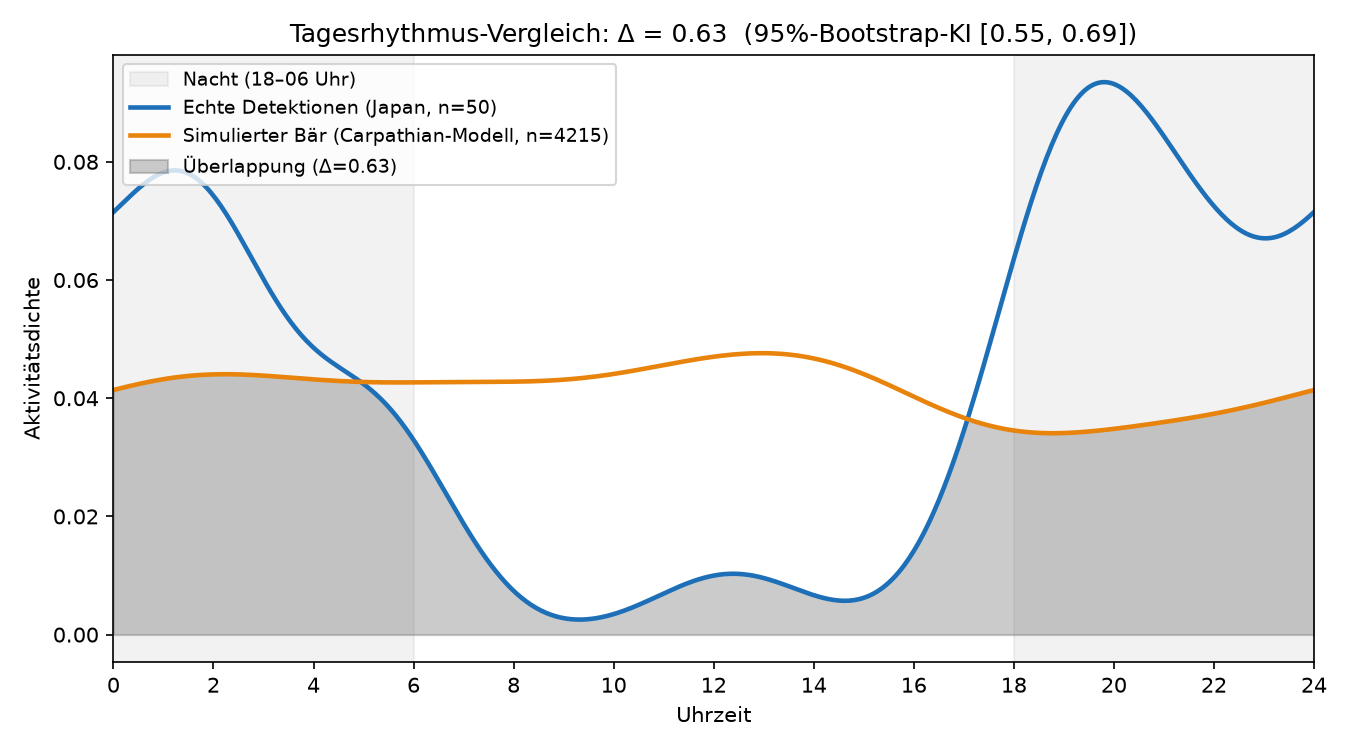

Write the Python code that produced this figure.
"""
activity_overlap.py
=====================
Vergleicht das TAGESRHYTHMUS-Muster echter japanischer Kamera-Ausloesungen
mit dem eines simulierten Baeren (Fabians Bewegungsmodell, uebertragen auf
die japanische Kamera-Landschaft) - als EINE Kennzahl: den Ueberlappungs-
koeffizienten Delta (0 = keine Uebereinstimmung, 1 = identisch).

Warum gepoolt statt pro Kamera: Ein Test der echten Daten
(check_japan_data.py) zeigte nur 36-52 Zeitstempel, verteilt auf 8-20
Kameras - zu duenn fuer eine Verteilung PRO Kamera. Gepoolt ueber alle
Kameras ist die Stichprobe groesser genug fuer eine (weiterhin vorsichtig
zu interpretierende) Kerndichteschaetzung.

Methodik (siehe Recherche-Ergebnis, Konzept A + B kombiniert):
  - Echte Detektionen: Uhrzeiten aus bears_images_unified, OHNE die
    Platzhalter-Geraete-IDs (199999, 999999 - vermutlich fehlgeschlagene
    ID-Erkennung beim E-Mail-Import).
  - Simulierte Detektionen: Viele Monte-Carlo-Laeufe (nicht nur einer wie
    in japan_comparison.py) - fuer jeden Lauf ein virtueller Baer ab einem
    zufaelligen Kamerastandort, zufaelligem Geschlecht/Alter/Saison (um
    ueber unbekannte Demografie zu mitteln), der sich nach Fabians Modell
    bewegt. Jedes Mal, wenn er einer Kamera nahe genug kommt (Radius
    DETECTION_RADIUS_M), zaehlt das als "virtuelle Ausloesung" mit der
    jeweiligen Uhrzeit.
  - Beide Uhrzeit-Verteilungen werden per Kreis-Dichteschaetzung (wrapped
    Gaussian KDE - 23 Uhr und 0 Uhr liegen damit korrekt nah beieinander,
    nicht an gegenueberliegenden Enden einer Linie) geglaettet und ueber
    den Ueberlappungskoeffizienten Delta = Integral(min(f1,f2)) verglichen -
    das Standardmass aus der Kamerafallen-Literatur (Ridout & Linkie 2009),
    hier vereinfacht ohne die R-spezifische 'overlap'-Paket-Implementierung
    (von-Mises-Kern) nachgebaut, aber nach demselben Prinzip.
  - Unsicherheit: Bootstrap (Ziehen mit Zurueglegen aus beiden Stichproben,
    Delta neu berechnen, 1000x) - liefert ein 95%-Konfidenzintervall statt
    einer einzelnen, unbegruendet praezise wirkenden Zahl.
"""

import os
import sys
from datetime import datetime, timedelta

import numpy as np

_HERE = os.path.dirname(os.path.abspath(__file__))
if _HERE not in sys.path:
    sys.path.insert(0, _HERE)

# Wiederverwendung der bereits gebauten und getesteten Bausteine aus
# japan_comparison.py (Kamera-Liste laden, Pfad simulieren, DB-Check) -
# keine Dopplung von Logik.
from japan_comparison import (  # noqa: E402
    load_japan_cameras, simulate_free_path,
    DatabaseConnection, BearSpeeds, SIM_DB_PATH,
    VALID_GENDERS, VALID_AGES, VALID_SEASONS,
)
from geopy.distance import geodesic  # noqa: E402
from wildlife_db_mariadb import WildlifeDatabase  # noqa: E402

import threading  # noqa: E402


def check_db_reachable_bounded(db: "WildlifeDatabase", timeout_sec: float = 6.0) -> bool:
    """
    Wie check_db_reachable() in japan_comparison.py, aber mit einer HARTEN
    Zeitgrenze ueber einen Hintergrund-Thread (funktioniert plattform-
    unabhaengig, auch unter Windows - anders als z.B. signal.alarm()).

    Grund: mysql.connector hat in WildlifeDatabase keinen expliziten
    connection_timeout gesetzt. Falls ein Netzwerk Pakete still verwirft
    statt die Verbindung aktiv abzulehnen, kann der Verbindungsversuch
    sonst sehr lange (ggf. mehrere Minuten) haengen bleiben, bevor ueberhaupt
    eine Fehlermeldung kommt - fuer ein interaktives Analyseskript inakzeptabel.
    """
    result = {"ok": False}

    def _try_connect():
        try:
            conn = db._get_connection()
            conn.close()
            result["ok"] = True
        except Exception:
            result["ok"] = False

    t = threading.Thread(target=_try_connect, daemon=True)
    t.start()
    t.join(timeout_sec)
    if t.is_alive():
        # Verbindungsversuch haengt noch nach Ablauf der Frist - als nicht
        # erreichbar werten. Der Thread ist ein Daemon und haengt hoechstens
        # im Hintergrund weiter, blockiert das Skript aber nicht mehr.
        return False
    return result["ok"]

# Geraete-IDs, die beim Datencheck als Platzhalter/Fehlwerte aufgefallen
# sind (kein Muster wie die echten 6-stelligen IDs) - siehe check_japan_data.py.
PLACEHOLDER_DEVICE_IDS = {"199999", "999999"}

DETECTION_RADIUS_M = 150  # Wahrnehmungsradius einer Kamera, wie bei japan_comparison.py


# =========================================================
# 1) Echte Detektionszeiten aus der Datenbank
# =========================================================
def get_real_detection_hours(db: "WildlifeDatabase", exclude_ids=PLACEHOLDER_DEVICE_IDS):
    """
    Liest alle Zeitstempel aus bears_images_unified (Dateisystem + E-Mail
    zusammen - vollstaendiger als nur image_metadata) und wandelt sie in
    Dezimalstunden um (z.B. 19:30 Uhr -> 19.5).

    Returns:
        (hours: list[float], n_excluded: int)
    """
    rows = db.execute_query(
        "SELECT device_id, timestamp FROM bears_images_unified WHERE timestamp IS NOT NULL"
    )
    hours = []
    n_excluded = 0
    for r in rows or []:
        device_id = str(r.get("device_id"))
        if device_id in exclude_ids:
            n_excluded += 1
            continue
        ts = r.get("timestamp")
        try:
            dt = ts if isinstance(ts, datetime) else datetime.fromisoformat(str(ts))
        except (ValueError, TypeError):
            continue
        hours.append(dt.hour + dt.minute / 60.0)
    return hours, n_excluded


# =========================================================
# 2) Monte-Carlo-Simulation: virtuelle Kamera-Ausloesungen
# =========================================================
def run_monte_carlo_virtual_detections(
    n_runs: int = 300,
    hours_per_run: int = 48,
    detection_radius_m: float = DETECTION_RADIUS_M,
    seed: int = 42,
    terrain_cache=None,
) -> list[float]:
    """
    Simuliert n_runs unabhaengige Baerenpfade (je hours_per_run Stunden lang)
    ab zufaelligen Kamerastandorten, mit zufaelligem Geschlecht/Alter/Saison
    (um ueber unbekannte Demografie der japanischen Population zu mitteln -
    wir wissen nicht, welches Tier welche Kamera ausgeloest hat). Jede
    Annaeherung <= detection_radius_m an IRGENDEINE Kamera zaehlt als
    virtuelle Ausloesung; deren Uhrzeit wird gesammelt.

    Der Startpunkt selbst (= eine Kamera per Definition) wird NICHT
    mitgezaehlt, sonst waere jeder Lauf trivial "sofort erkannt".
    """
    cameras = load_japan_cameras()
    if not cameras:
        raise RuntimeError("Keine Japan-Kamerastandorte gefunden (2024Bear/ReadMe.csv fehlt?).")

    dbcon = DatabaseConnection(SIM_DB_PATH)
    bear_speeds = BearSpeeds(dbcon)
    rng = np.random.default_rng(seed)

    virtual_hours: list[float] = []

    for _ in range(n_runs):
        start_cam = cameras[rng.integers(0, len(cameras))]
        gender = VALID_GENDERS[rng.integers(0, len(VALID_GENDERS))]
        age = VALID_AGES[rng.integers(0, len(VALID_AGES))]
        season = VALID_SEASONS[rng.integers(0, len(VALID_SEASONS))]
        start_hour = int(rng.integers(0, 24))  # gleichverteilter Start ueber den Tag, keine Verzerrung
        start_time = datetime(2024, 1, 1, start_hour, 0, 0)

        path = simulate_free_path(
            start_lat=start_cam["lat"], start_lng=start_cam["lng"],
            start_time=start_time, duration_hours=hours_per_run,
            gender=gender, age=age, season=season,
            bear_speeds=bear_speeds, seed=int(rng.integers(0, 10_000_000)),
            terrain_cache=terrain_cache,
        )

        for point in path[1:]:  # [0] ist der Startpunkt = eine Kamera -> ausschliessen
            pos = (point["lat"], point["lng"])
            for cam in cameras:
                if geodesic(pos, (cam["lat"], cam["lng"])).meters <= detection_radius_m:
                    t = point["time"]
                    virtual_hours.append(t.hour + t.minute / 60.0)
                    break  # eine Ausloesung pro Zeitschritt reicht, nicht pro Kamera doppelt zaehlen

    return virtual_hours


# =========================================================
# 3) Kreis-Dichteschaetzung + Ueberlappungskoeffizient
# =========================================================
def circular_kde(hours, grid: np.ndarray, bandwidth: float = 1.5) -> np.ndarray:
    """
    Wrapped-Gaussian-KDE auf dem 24h-Kreis: Die Daten werden zusaetzlich um
    -24h und +24h gespiegelt eingerechnet, damit z.B. 23:30 und 00:30 Uhr
    korrekt als nah beieinander liegend behandelt werden (nicht als
    entgegengesetzte Enden einer Linie). bandwidth in Stunden.
    """
    hours = np.asarray(hours, dtype=float)
    if len(hours) == 0:
        return np.zeros_like(grid)
    extended = np.concatenate([hours - 24, hours, hours + 24])
    diffs = grid[:, None] - extended[None, :]
    weights = np.exp(-0.5 * (diffs / bandwidth) ** 2)
    density = weights.sum(axis=1) / (len(hours) * bandwidth * np.sqrt(2 * np.pi))
    return density


def overlap_coefficient(f1: np.ndarray, f2: np.ndarray, dx: float) -> float:
    """Delta = Integral(min(f1,f2)) - Standardmass fuer Verteilungsueberlappung
    (Ridout & Linkie 2009), hier numerisch ueber ein Gitter approximiert."""
    return float(np.sum(np.minimum(f1, f2)) * dx)


def bootstrap_delta_ci(
    real_hours, sim_hours, grid: np.ndarray, bandwidth: float,
    n_boot: int = 1000, seed: int = 42,
) -> tuple[float, float, float]:
    """Bootstrap-Konfidenzintervall fuer Delta (2.5%, Median, 97.5%)."""
    rng = np.random.default_rng(seed)
    real_hours = np.asarray(real_hours, dtype=float)
    sim_hours = np.asarray(sim_hours, dtype=float)
    dx = grid[1] - grid[0]

    deltas = np.empty(n_boot)
    for i in range(n_boot):
        r = rng.choice(real_hours, size=len(real_hours), replace=True)
        s = rng.choice(sim_hours, size=len(sim_hours), replace=True)
        f1 = circular_kde(r, grid, bandwidth)
        f2 = circular_kde(s, grid, bandwidth)
        f1 = f1 / max(f1.sum() * dx, 1e-12)
        f2 = f2 / max(f2.sum() * dx, 1e-12)
        deltas[i] = overlap_coefficient(f1, f2, dx)

    lo, med, hi = np.percentile(deltas, [2.5, 50, 97.5])
    return float(lo), float(med), float(hi)


# =========================================================
# 4) Diagramm (fuer die Thesis-Dokumentation)
# =========================================================
def plot_activity_overlap(grid, f_real, f_sim, delta, ci_low, ci_high,
                           n_real, n_sim, out_path="activity_overlap.png"):
    import matplotlib
    matplotlib.use("Agg")  # kein Display noetig, nur Datei schreiben
    import matplotlib.pyplot as plt

    fig, ax = plt.subplots(figsize=(9, 5))
    ax.axvspan(18, 24, color="black", alpha=0.05, label="Nacht (18–06 Uhr)")
    ax.axvspan(0, 6, color="black", alpha=0.05)
    ax.plot(grid, f_real, color="#1d6fb8", lw=2.2, label=f"Echte Detektionen (Japan, n={n_real})")
    ax.plot(grid, f_sim, color="#e8830c", lw=2.2, label=f"Simulierter Bär (Carpathian-Modell, n={n_sim})")
    ax.fill_between(grid, np.minimum(f_real, f_sim), color="#6b6b6b", alpha=0.35,
                     label=f"Überlappung (Δ={delta:.2f})")
    ax.set_xlim(0, 24)
    ax.set_xticks(range(0, 25, 2))
    ax.set_xlabel("Uhrzeit")
    ax.set_ylabel("Aktivitätsdichte")
    ax.set_title(f"Tagesrhythmus-Vergleich: Δ = {delta:.2f}  (95%-Bootstrap-KI [{ci_low:.2f}, {ci_high:.2f}])")
    ax.legend(loc="upper left", fontsize=9)
    fig.tight_layout()
    fig.savefig(out_path, dpi=150)
    plt.close(fig)
    return out_path


# =========================================================
# 5) Gesamtablauf
# =========================================================
def run_full_analysis(
    n_runs: int = 300,
    hours_per_run: int = 48,
    detection_radius_m: float = DETECTION_RADIUS_M,
    bandwidth: float = 1.5,
    n_boot: int = 1000,
    use_terrain: bool = False,
    seed: int = 42,
    out_path: str = "activity_overlap.png",
) -> dict | None:
    print("=" * 70)
    print("Tagesrhythmus-Vergleich: echte Japan-Detektionen vs. simulierter Bär")
    print("=" * 70)

    db = WildlifeDatabase()
    db_ok = check_db_reachable_bounded(db)
    real_hours, n_excluded = ([], 0)
    if db_ok:
        real_hours, n_excluded = get_real_detection_hours(db)
        print(f"Echte Detektionen: {len(real_hours)} "
              f"({n_excluded} Platzhalter-Geräte-IDs ausgeschlossen)")
        if len(real_hours) < 20:
            print("[Hinweis] Kleine Stichprobe (<20) - Ergebnis nur explorativ interpretierbar, "
                  "siehe Bootstrap-Konfidenzintervall unten.")
    else:
        print("[Hinweis] MariaDB nicht erreichbar (VPN aktiv?) - "
              "es wird nur die simulierte Seite berechnet, kein Vergleich möglich.")

    terrain_cache = None
    if use_terrain:
        from terrain_cache import TerrainCache
        terrain_cache = TerrainCache()

    print(f"\nStarte Monte-Carlo-Simulation: {n_runs} Läufe × {hours_per_run}h "
          f"(Erfassungsradius {detection_radius_m}m)...")
    sim_hours = run_monte_carlo_virtual_detections(
        n_runs=n_runs, hours_per_run=hours_per_run,
        detection_radius_m=detection_radius_m, seed=seed, terrain_cache=terrain_cache,
    )
    print(f"Virtuelle Detektionen (simuliert): {len(sim_hours)}")

    if not sim_hours:
        print("Keine virtuellen Detektionen erzeugt - Radius vergrößern oder mehr Läufe/Stunden.")
        return None

    if not real_hours:
        print("\nKein Vergleich möglich ohne echte Daten (siehe Hinweis oben).")
        return {"n_real": 0, "n_sim": len(sim_hours), "delta": None}

    grid = np.linspace(0, 24, 481)  # alle 3 Minuten
    dx = grid[1] - grid[0]

    f_real = circular_kde(real_hours, grid, bandwidth)
    f_sim = circular_kde(sim_hours, grid, bandwidth)
    f_real = f_real / max(f_real.sum() * dx, 1e-12)
    f_sim = f_sim / max(f_sim.sum() * dx, 1e-12)

    delta = overlap_coefficient(f_real, f_sim, dx)
    print(f"\nÜberlappungskoeffizient Δ = {delta:.3f}")

    print(f"Berechne Bootstrap-Konfidenzintervall ({n_boot} Wiederholungen)...")
    ci_low, ci_med, ci_high = bootstrap_delta_ci(
        real_hours, sim_hours, grid, bandwidth, n_boot=n_boot, seed=seed
    )
    print(f"95%-Bootstrap-Konfidenzintervall: [{ci_low:.3f}, {ci_high:.3f}]  (Median {ci_med:.3f})")

    saved_to = plot_activity_overlap(
        grid, f_real, f_sim, delta, ci_low, ci_high,
        n_real=len(real_hours), n_sim=len(sim_hours), out_path=out_path,
    )
    print(f"\nDiagramm gespeichert: {saved_to}")

    return {
        "n_real": len(real_hours), "n_excluded": n_excluded, "n_sim": len(sim_hours),
        "delta": delta, "ci_low": ci_low, "ci_high": ci_high,
        "plot_path": saved_to,
    }


if __name__ == "__main__":
    run_full_analysis()
